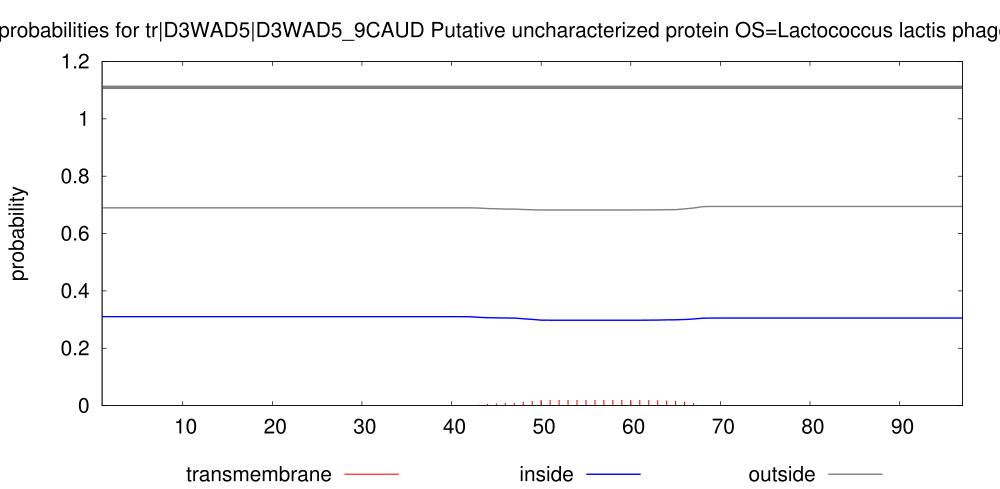

Generate this figure with gnuplot:
set arrow from 1,1.11 to 97,1.11 nohead lt 9 lw 10
set key below
set title "TMHMM posterior probabilities for tr|D3WAD5|D3WAD5_9CAUD Putative uncharacterized protein OS=Lactococcus lactis phage p2 PE=4 SV=1 ORF=17"
set yrange [0:1.2]
set size 2., 1.4
#set xlabel "position"
set ylabel "probability"
set xrange [1:97]
# Make the ps plot
set term postscript eps color solid "Helvetica" 30
set output "./TMHMM_9908/tr_D3WAD5_D3WAD5_9CAUD.eps"
plot "./TMHMM_9908/tr_D3WAD5_D3WAD5_9CAUD.plp" using 1:4 title "transmembrane" with impulses lt 1 lw 3, \
"" using 1:3 title "inside" with line lt 3 lw 4, \
"" using 1:5 title "outside" with line lt 9 lw 4
exit
